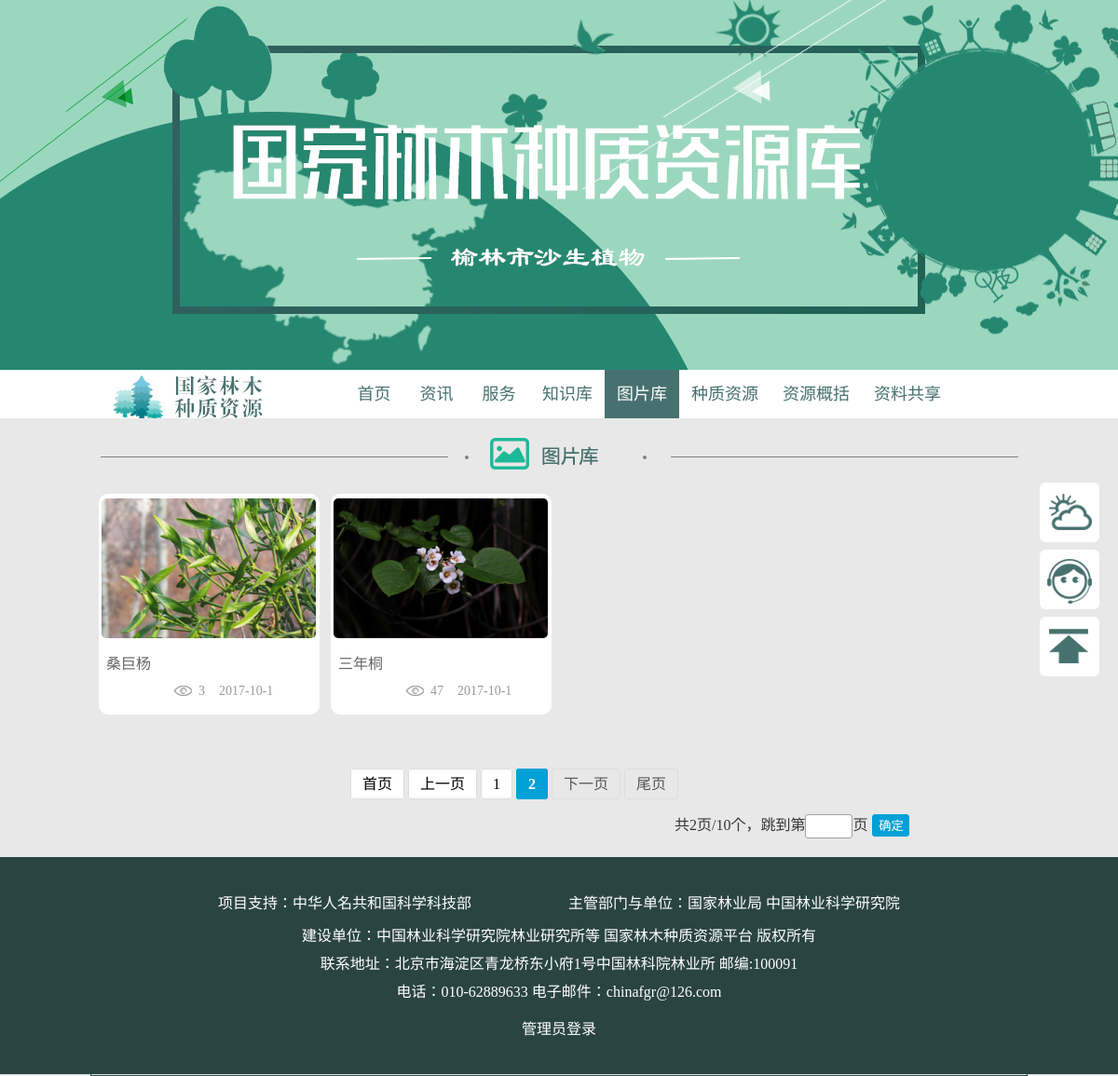
Screenshot of /tree/picture/picture.php?form=picture&page=2 with the database file from the repository.
### tables this page shows
CREATE TABLE `picture` (
  `id` smallint(6) NOT NULL,
  `hit` int(255) NOT NULL COMMENT '阅读次数',
  `view` int(11) NOT NULL,
  `title` varchar(100) NOT NULL COMMENT '标题',
  `content` mediumtext NOT NULL COMMENT '内容',
  `author` varchar(25) NOT NULL COMMENT '作者',
  `laiyuan` varchar(30) NOT NULL COMMENT '来源',
  `time` varchar(40) NOT NULL COMMENT '时间',
  `picture_title` varchar(150) NOT NULL,
  `picture` varchar(200) NOT NULL
);

### tree/php/open.php (called while the page is built, shortened)
<?php
function open_form_id_daoxu($form){
	$sql="select * from `$form` WHERE `view`='1' order by id desc ";
	$result= mysql_query($sql);
	return $result;
}
function substr_cut($str_cut,$length)
{
    return $str_cut;
}
?>

### tree/php/functions_picture.php (the view, shortened to what this page needs)
<?php
	include("open.php");
function banner($form,$page){
		$total_sql="SELECT COUNT(*) FROM `$form` WHERE `view`='1'";
			$total_result=mysql_fetch_array(mysql_query($total_sql));
			$total=$total_result[0];
		$showPage=8;
		$total_pages=ceil($total/$showPage);
		$page_banner="<div class='banner'>";
		$kaishi=1;
		$end=$total_pages;
		if($page>1){
			$page_banner.="<a href='".$_SERVER['PHP_SELF']."?form={$form}&page=1'>首页</a>";
			$page_banner.="<a href='".$_SERVER['PHP_SELF']."?form={$form}&page=".($page-1)."'>上一页</a>";
		}
		else{
			$page_banner.="<span class='disable'>首页</span>";
			$page_banner.="<span class='disable'>上一页</span>";
		}
		for($i=$kaishi;$i<=$end;$i++){
			if($page==$i){
				$page_banner.="<span class='current'>{$i}</span>";
			}
			else{
				$page_banner.="<a href='".$_SERVER['PHP_SELF']."?form={$form}&page=".$i."'>{$i}</a>";
			}
		}
		if($page<$total_pages){
			$page_banner.="<a href='".$_SERVER['PHP_SELF']."?form={$form}&page=".($page+1)."'>下一页</a>";
			$page_banner.="<a href='".$_SERVER['PHP_SELF']."?form={$form}&page=".$total_pages."'>尾页</a>";
		}
		else{
			$page_banner.="<span class='disable'>下一页</span>";
			$page_banner.="<span class='disable'>尾页</span>";
		}
		$page_banner.="<form action='".$_SERVER['PHP_SELF']."' method='get'>";
		$page_banner.="共".$total_pages."页/".$total."个，";
		$page_banner.="<input type='hidden' name='form' value='{$form}'>";
		$page_banner.="跳到第<input class='in1' type='text' size='2' name='page'>页";
		$page_banner.="<input class='in2' type='submit' value='确定' />";
		$page_banner.="</form>";
		$page_banner.="</div>";
		echo $page_banner;
}
function  fengye($form,$page){
		$star=($page-1)*8;
		$end=($page)*8;
		$dao=open_form_id_daoxu($form);
		$i=0;
		$li="<ul class='ul1'>";
		while($row=mysql_fetch_array($dao)){
			$img_array=explode("|",$row["picture"]);
			if($star<=$i&&$i<$end){
				if($star<$end){
					++$star;
					$li.="<li>";
					$li.="<a href='picture_detail.php?form=".$form."&page=".$page."&id=".$row["id"]."'>";
					$li.="<img src='picture/".$row["picture_title"]."/".$img_array[0]."' width='230' height='150'>";
					$li.="<p>";
					$get_row=substr_cut($row["title"],30);
					$li.=$get_row;
					$li.="</p>";
					$li.="<div class='span'>";
					$li.="<span class='span1'></span>";
					$li.="<span class='span2'>".$row["hit"]."</span>";
					$li.="<span class='span3'>".$row["time"]."</span>";
					$li.="<div style='clear: both;'></div>";
					$li.="</div>";
					$li.="</a>";
					$li.="</li>";
				}
			}
			++$i;
		}
		$li.="</ul>";
		echo $li;
		banner($form,$page);
}
?>

### tree/css/chuShiHua.css (style rules this page uses)
body { margin: 0;padding: 0;font-family: "微软雅黑" }
* { text-decoration: none;list-style: none; padding:0px 0px 0px 0;margin: 0px 0px 0px 0px; border:none; }
p { padding:0px 0px 0px 0;margin: 0px 0px 0px 0px; }
a,input,button { outline:none;border:none }
a { color:#000; }
body { margin:0px auto; width:100%; background: #e8e8e8; }

### tree/css/picture/picture.css (style rules this page uses)
#all-content .content ul { float: left; }
#all-content .content ul li { float:left; width: 237px; height: 237px; border-radius: 10px; margin: 0px 4px 21px 8px; background: #ffffff; }
#all-content .content ul li a { text-decoration: none; }
#all-content .content ul li a img { width: 230px; height: 150px; margin-top:5px; margin-left:3px; border-radius:5px; }
#all-content .content ul li p { margin:10px 16px 12px 8px; font-size: 16px; color: #666666; }
#all-content .content ul li .span span { display: block; float: left; height:14px; }
#all-content .content ul li .span .span1 { width:22px; background: url(../tips_picture/picture_1.png) no-repeat; float: left; margin-left: 80px; }
#all-content .content ul li .span .span2 { font-size: 14px; color: #999999; line-height: 14px; margin-left: 5px; }
#all-content .content ul li .span .span3 { font-size: 14px; color: #999999; line-height: 14px; margin-left: 15px; }
.content .banner { float: left; font-size:16px; margin-top:40px; margin-left:276px; }
.content .banner a { border:1px solid #dddddd; border-radius:3px 3px; padding:7px 12px 7px 12px; margin:2px; text-decoration: none; background: #ffffff; }
.content .banner .current { border:1px solid #00a1d6; border-radius:3px 3px; padding:7px 12px 7px 12px; margin:2px; background:#00a1d6; color:#ffffff; font-weight: bold; }
.content .banner .disable { border:1px solid #dddddd; border-radius:3px 3px; padding:7px 12px 7px 12px; margin:2px; color:#555555; }
.content .banner form { margin-top:20px; margin-left:350px; color:#363636; }
.content .banner form .in1 { border:1px solid #99a2aa; width:49px; height:24px; border-radius: 3px; }
.content .banner form .in2 { border:1px solid #00a1d6; width:40px; height:24px; border-radius: 3px; margin-left:5px; color:#ffffff; background:#00a1d6; cursor:pointer; }

### rows the page displays
picture: picture_title (picture), value "桑巨杨", hit "3", time "2017-10-1"
picture: picture_title (picture), value "三年桐", hit "47", time "2017-10-1"

### other values shown
$page_banner "共2页/10个，"
